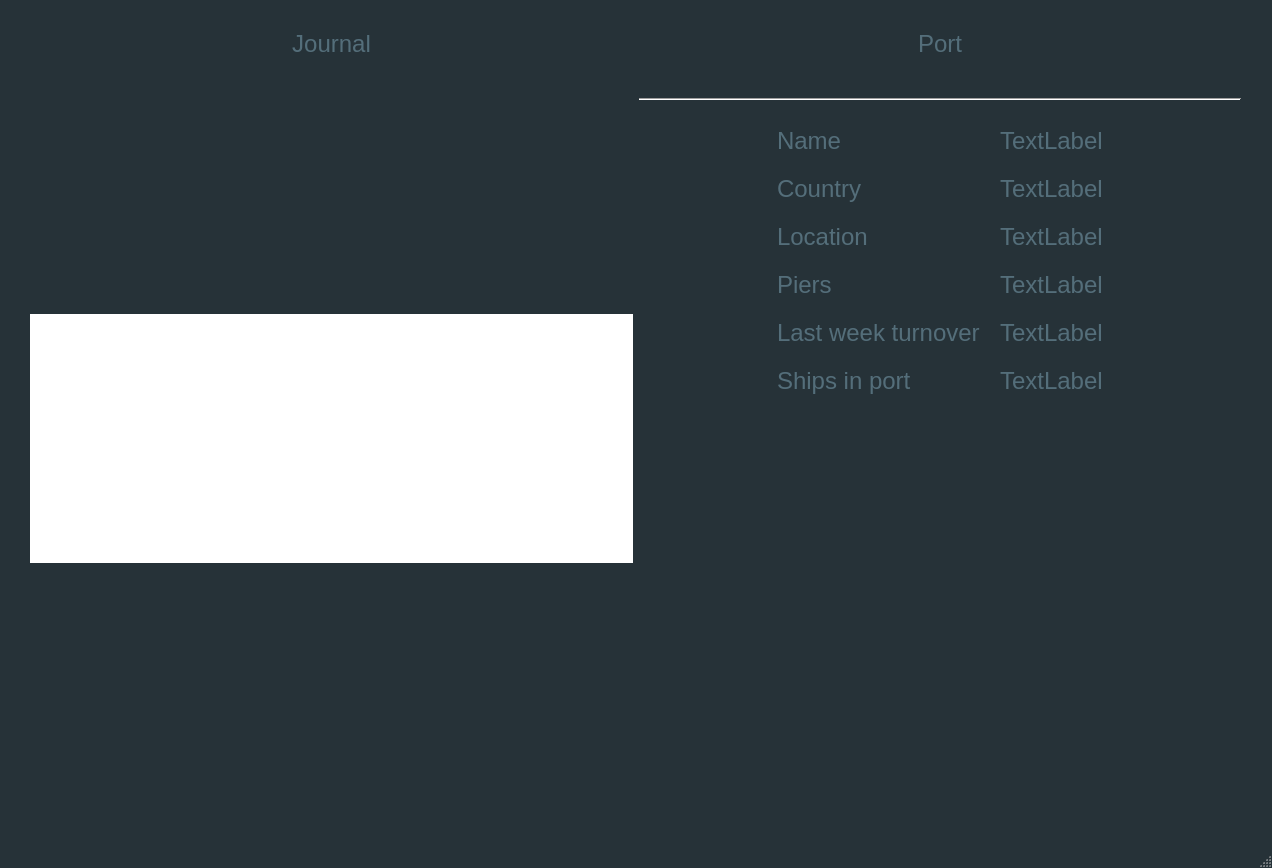
<?xml version="1.0" encoding="UTF-8"?>
<ui version="4.0">
 <class>MainWindow</class>
 <widget class="QMainWindow" name="MainWindow">
  <property name="geometry">
   <rect>
    <x>0</x>
    <y>0</y>
    <width>1272</width>
    <height>868</height>
   </rect>
  </property>
  <property name="sizePolicy">
   <sizepolicy hsizetype="Fixed" vsizetype="Fixed">
    <horstretch>0</horstretch>
    <verstretch>0</verstretch>
   </sizepolicy>
  </property>
  <property name="font">
   <font>
    <family>Roboto</family>
    <pointsize>18</pointsize>
   </font>
  </property>
  <property name="windowTitle">
   <string>MainWindow</string>
  </property>
  <property name="windowIcon">
   <iconset resource="../../resources/images.qrc">
    <normaloff>:/images/icon.png</normaloff>:/images/icon.png</iconset>
  </property>
  <property name="autoFillBackground">
   <bool>false</bool>
  </property>
  <property name="styleSheet">
   <string notr="true">QWidget:window {					/* Borders around the code editor and debug window */
	border: 0px solid #263238;
	background-color: #263238;
}

QToolTip {
	background-color: #80CBC4;
	color: black;
    padding: 5px;
    border-radius: 0;
    opacity: 200;
}

/* ==================== Dialog ==================== */
QLabel {
	background: transparent;
	color: #CFD8DC;				/* Not sure about this one */
}

QDialog, QListView {
	background-color: #263238;
	color: #546E7A;
	outline: 0;
	border: 2px solid transparent;
}

QListView::item:hover {
	color: #AFBDC4;
	background: transparent;
}


QListView::item:selected {
	color: #ffffff;
	background: transparent;
}

/* === QTabBar === */
QTabBar {
	background: #263238;
}

QTabWidget::pane {
	background: transparent;	/* Only at the very bottom of the tabs */
}

QTabBar::tab {
	background: transparent;
	border: 0px solid transparent;
	border-bottom: 2px solid transparent;
	color: #546E7A;
	padding-left: 10px;
	padding-right: 10px;
	padding-top: 3px;
	padding-bottom: 3px;
}

QTabBar::tab:hover {
	background-color: transparent;
	border: 0px solid transparent;
	border-bottom: 2px solid #80CBC4;
	color: #AFBDC4;
}

QTabBar::tab:selected {
	background-color: transparent;
	border: 0px solid transparent;
	border-top: none;
	border-bottom: 2px solid #80CBC4;
	color: #FFFFFF;
}

QStackedWidget {
	background: #263238;	/* This covers a bunch of things, I was thinking about making it transparent, */
							/* but I would have to find all the other elements... but QTabWidget::pane may be it */
}


/* === QGroupBox === */
QGroupBox {
    border: 1px solid transparent;
    margin-top: 1em;
}

QGroupBox::title {
	color: #80CBC4;
    subcontrol-origin: margin;
    left: 6px;
    padding: 0 3px 0 3px;
}

QComboBox {
	color: #546E7A;
	background-color: transparent;
	selection-background-color: transparent;
	outline: 0;
}

QComboBox QAbstractItemView
{    
    selection-background-color: transparent;
	outline: 0;
}

/* === QCheckBox === */
QCheckBox, QRadioButton {
	color: #AFBDC4;
}

QCheckBox::indicator::unchecked  {
	background-color: #263238;
	border: 1px solid #536D79;
}

QRadioButton::indicator::unchecked {
	background-color: #263238;
	border: 1px solid #536D79;
	border-radius: 4px;
}

QCheckBox::indicator::checked, QTreeView::indicator::checked {
	background-color: qradialgradient(cx:0.5, cy:0.5, fx:0.25, fy:0.15, radius:0.3, stop:0 #80CBC4, stop:1 #263238);
	border: 1px solid #536D79;
}

QRadioButton::indicator::checked {
	background-color: qradialgradient(cx:0.5, cy:0.5, fx:0.25, fy:0.15, radius:0.3, stop:0 #80CBC4, stop:1 #263238);
	border: 1px solid #536D79;
	border-radius: 4px;
}

QCheckBox::indicator:disabled, QRadioButton::indicator:disabled, QTreeView::indicator:disabled {
	background-color: #444444;			/* Not sure what this looks like */
}

QCheckBox::indicator::checked:disabled, QRadioButton::indicator::checked:disabled, QTreeView::indicator::checked:disabled {  
	background-color: qradialgradient(cx:0.5, cy:0.5, fx:0.25, fy:0.15, radius:0.3, stop:0 #BBBBBB, stop:1 #444444); /* Not sure what this looks like */
}

QTreeView {
	background-color: transparent;
	color: #546E7A;
	outline: 0;
	border: 0;
}

QTreeView::item:hover {
	background-color: transparent;
	color: #AFBDC4;
}

QTreeView::item:selected {
	background-color: transparent;
	color: #FFFFFF;
}

QTreeView QHeaderView:section {
	background-color: #263238;
	color: #CFD8DC;
	border: 0;
}

QTreeView::indicator:checked {
	background-color: qradialgradient(cx:0.5, cy:0.5, fx:0.25, fy:0.15, radius:0.3, stop:0 #80CBC4, stop:1 #263238);
	border: 1px solid #536D79;
	selection-background-color: transparent;
}

QTreeView::indicator:unchecked {			/* This and the one above style the checkbox in the Options -&gt; Keyboard */
	background-color: #263238;				/* This is still a hover over in blue I can't get rid of */
	border: 1px solid #536D79;
	selection-background-color: transparent;
}

/*QTreeView QScrollBar {
	background-color: #263238
}*/

QTreeView::branch {
	/* Skip - applies to everything */
}

QTreeView::branch:has-siblings:adjoins-item {
	/* Skip - files */
}

QTreeView::branch:has-siblings:!adjoins-item {
	/* Skip - applies to almost all on the left side */
}

QTreeView::branch:closed:has-children:has-siblings {
	background: url('./images/rightarrowgray.png') center center no-repeat;
}

QTreeView::branch:has-children:!has-siblings:closed {
	background: url('./images/rightarrowgray.png') center center no-repeat;
}

QTreeView::branch:!has-children:!has-siblings:adjoins-item {
	/* Skip - files */
}

QTreeView::branch:open:has-children:has-siblings {
	background: url('./images/downarrowgray.png') center center no-repeat;
}

QTreeView::branch:open:has-children:!has-siblings {
	background: url('./images/downarrowgray.png') center center no-repeat;
}

/* === QScrollBar:horizontal === */
QScrollBar:horizontal {
	background: #263238;				/* Background where slider is not */
	height: 10px;
	margin: 0;
}

QScrollBar:vertical {
	background: #263238;				/* Background where slider is not */
	width: 10px;
	margin: 0;
}

QScrollBar::handle:horizontal {
    background: #37474F;					/* Slider color */
    min-width: 16px;
	border-radius: 5px;
}

QScrollBar::handle:vertical {
    background: #37474F;					/* Slider color */
    min-height: 16px;
	border-radius: 5px;
}

QScrollBar::add-page:horizontal, QScrollBar::sub-page:horizontal,
QScrollBar::add-page:vertical, QScrollBar::sub-page:vertical {
	background: none;												/* Removes the dotted background */
}

QScrollBar::add-line:horizontal, QScrollBar::sub-line:horizontal,
QScrollBar::add-line:vertical, QScrollBar::sub-line:vertical {	/* Hides the slider arrows */
      border: none;
      background: none;
}

QPushButton {
	background-color: transparent;
	color: #546E7A;
	border: 1px solid transparent;
	padding: 4px 22px;
}

QPushButton:hover {
	color: #AFBDC4;
}

QPushButton:pressed {
	color: #FFFFFF;
}

QLineEdit {
	background: transparent;
	border: 1px solid transparent;
	border-top: none;
	border-bottom: 2px solid #80CBC4;
	color: #546E7A;
}

QSpinBox {
	background: transparent;
	border: 1px solid transparent;
	color: #546E7A;
}

/*****************************************************************************
Main Screen
*****************************************************************************/
QTreeView {
	background-color: #263238;
}

QMenu {
	background-color: #263238;		/* File Menu Background color */
	color: #546E7A;
}

QMenu::item:selected {
	color: #AFBDC4;
}

QMenu::item:pressed {
	color: #FFFFFF;
}

QMenu::separator {
	height: 1px;
	background: transparent;			/* Could change this to #546E7A and reduce the margin top and bottom to 1px */
	margin-left: 10px;
	margin-right: 10px;
	margin-top: 5px;
	margin-bottom: 5px;
}

/* === QMenuBar === */
QMenuBar {
	background-color: #263238;
	color: #546E7A;
}

QMenuBar::item {
	background: transparent;
}

QMenuBar::item:disabled {
	color: gray;
}

QMenuBar::item:selected {
	color: #AFBDC4;
}

QMenuBar::item:pressed {
	color: #FFFFFF;
}

QToolBar {
	background: #263238;
	border: 1px solid transparent;
}

QToolBar:handle {
	background: transparent;
	border-left: 2px dotted #80CBC4;	/* Fix the 4 handle dots so it doesn't look crappy */
	color: transparent;
}

QToolBar::separator {
	border: 0;
}

/* === QToolButton === */
QToolButton:hover, QToolButton:pressed {
	background-color: transparent;
}

QToolButton::menu-button {
	background: url('./images/downarrowgray.png') center center no-repeat;
	background-color: #263238;												/* This needs to be set to ensure the other brown arrows don't show */
}

QToolButton::menu-button:hover, QToolButton::menu-button:pressed {
	background-color: #263238;
}

QStatusBar {
	background-color: #263238;
}

QLabel {
	color: #546E7A;		/* Text at the bottom right corner of the screen */
}

QToolButton {	/* I don't like how the items depress */
	color: #546E7A;
}

QToolButton:hover, QToolButton:pressed, QToolButton:checked {
	background-color: #263238;
}

QToolButton:hover {
	color: #AFBDC4;

}

QToolButton:checked, QToolButton:pressed {
	color: #FFFFFF;
}


QToolButton {
	border: 1px solid transparent;
	margin: 1px;
}

QToolButton:hover {
	background-color: transparent;				/* I don't like how the down arrows in the top menu bar move down when clicked */
	border: 1px solid transparent;
}

QToolButton[popupMode=&quot;1&quot;] { /* only for MenuButtonPopup */
	padding-right: 20px; /* make way for the popup button */
}

QToolButton::menu-button {
	border-left: 1px solid transparent;
	background: transparent;
    width: 16px;
}

QToolButton::menu-button:hover {
	border-left: 1px solid transparent;
	background: transparent;
    width: 16px;
}

QStatusBar::item {
	color: #546E7A;
	background-color: #263238;
}

QAbstractScrollArea  {	/* Borders around the code editor and debug window */
	border: 0;
}

/*****************************************************************************
Play around with these settings
*****************************************************************************/

/* Force the dialog's buttons to follow the Windows guidelines. */
QDialogButtonBox {
    button-layout: 0;
}

QTabWidget::tab-bar {
	left: 0px; /* Test this out on OS X, it will affect the tabs in the Options Dialog, on OS X they are centered */
}</string>
  </property>
  <property name="tabShape">
   <enum>QTabWidget::Triangular</enum>
  </property>
  <widget class="QWidget" name="centralwidget">
   <property name="font">
    <font>
     <pointsize>18</pointsize>
    </font>
   </property>
   <widget class="QWidget" name="horizontalLayoutWidget_2">
    <property name="geometry">
     <rect>
      <x>30</x>
      <y>30</y>
      <width>1211</width>
      <height>783</height>
     </rect>
    </property>
    <layout class="QHBoxLayout" name="horizontalLayout_2">
     <item>
      <layout class="QVBoxLayout" name="verticalLayout_2">
       <item>
        <widget class="QLabel" name="label_17">
         <property name="font">
          <font>
           <pointsize>18</pointsize>
          </font>
         </property>
         <property name="text">
          <string>Journal</string>
         </property>
         <property name="alignment">
          <set>Qt::AlignCenter</set>
         </property>
        </widget>
       </item>
       <item>
        <spacer name="verticalSpacer_4">
         <property name="orientation">
          <enum>Qt::Vertical</enum>
         </property>
         <property name="sizeHint" stdset="0">
          <size>
           <width>20</width>
           <height>40</height>
          </size>
         </property>
        </spacer>
       </item>
       <item>
        <widget class="QTableWidget" name="tableWidget"/>
       </item>
       <item>
        <spacer name="verticalSpacer_3">
         <property name="orientation">
          <enum>Qt::Vertical</enum>
         </property>
         <property name="sizeHint" stdset="0">
          <size>
           <width>20</width>
           <height>40</height>
          </size>
         </property>
        </spacer>
       </item>
      </layout>
     </item>
     <item>
      <layout class="QVBoxLayout" name="verticalLayout">
       <item>
        <widget class="QLabel" name="port_name_label">
         <property name="font">
          <font>
           <pointsize>18</pointsize>
          </font>
         </property>
         <property name="text">
          <string>Port</string>
         </property>
         <property name="alignment">
          <set>Qt::AlignCenter</set>
         </property>
        </widget>
       </item>
       <item>
        <widget class="QLabel" name="port_view_label">
         <property name="font">
          <font>
           <pointsize>18</pointsize>
          </font>
         </property>
         <property name="text">
          <string/>
         </property>
         <property name="alignment">
          <set>Qt::AlignCenter</set>
         </property>
        </widget>
       </item>
       <item>
        <widget class="Line" name="line">
         <property name="orientation">
          <enum>Qt::Horizontal</enum>
         </property>
        </widget>
       </item>
       <item>
        <widget class="QLabel" name="label_18">
         <property name="text">
          <string/>
         </property>
        </widget>
       </item>
       <item>
        <layout class="QHBoxLayout" name="horizontalLayout">
         <item>
          <spacer name="horizontalSpacer_2">
           <property name="orientation">
            <enum>Qt::Horizontal</enum>
           </property>
           <property name="sizeHint" stdset="0">
            <size>
             <width>40</width>
             <height>20</height>
            </size>
           </property>
          </spacer>
         </item>
         <item>
          <layout class="QFormLayout" name="formLayout_2">
           <property name="formAlignment">
            <set>Qt::AlignHCenter|Qt::AlignTop</set>
           </property>
           <property name="horizontalSpacing">
            <number>20</number>
           </property>
           <property name="verticalSpacing">
            <number>20</number>
           </property>
           <item row="0" column="0">
            <widget class="QLabel" name="label">
             <property name="font">
              <font>
               <pointsize>18</pointsize>
              </font>
             </property>
             <property name="text">
              <string>Name</string>
             </property>
            </widget>
           </item>
           <item row="0" column="1">
            <widget class="QLabel" name="label_3">
             <property name="font">
              <font>
               <pointsize>18</pointsize>
              </font>
             </property>
             <property name="text">
              <string>TextLabel</string>
             </property>
            </widget>
           </item>
           <item row="1" column="0">
            <widget class="QLabel" name="label_2">
             <property name="font">
              <font>
               <pointsize>18</pointsize>
              </font>
             </property>
             <property name="text">
              <string>Country</string>
             </property>
            </widget>
           </item>
           <item row="1" column="1">
            <widget class="QLabel" name="label_10">
             <property name="font">
              <font>
               <pointsize>18</pointsize>
              </font>
             </property>
             <property name="text">
              <string>TextLabel</string>
             </property>
            </widget>
           </item>
           <item row="2" column="0">
            <widget class="QLabel" name="label_4">
             <property name="font">
              <font>
               <pointsize>18</pointsize>
              </font>
             </property>
             <property name="text">
              <string>Location</string>
             </property>
            </widget>
           </item>
           <item row="2" column="1">
            <widget class="QLabel" name="label_11">
             <property name="font">
              <font>
               <pointsize>18</pointsize>
              </font>
             </property>
             <property name="text">
              <string>TextLabel</string>
             </property>
            </widget>
           </item>
           <item row="3" column="0">
            <widget class="QLabel" name="label_5">
             <property name="font">
              <font>
               <pointsize>18</pointsize>
              </font>
             </property>
             <property name="text">
              <string>Piers</string>
             </property>
            </widget>
           </item>
           <item row="3" column="1">
            <widget class="QLabel" name="label_12">
             <property name="font">
              <font>
               <pointsize>18</pointsize>
              </font>
             </property>
             <property name="text">
              <string>TextLabel</string>
             </property>
            </widget>
           </item>
           <item row="4" column="0">
            <widget class="QLabel" name="label_6">
             <property name="font">
              <font>
               <pointsize>18</pointsize>
              </font>
             </property>
             <property name="text">
              <string>Last week turnover</string>
             </property>
            </widget>
           </item>
           <item row="4" column="1">
            <widget class="QLabel" name="label_13">
             <property name="font">
              <font>
               <pointsize>18</pointsize>
              </font>
             </property>
             <property name="text">
              <string>TextLabel</string>
             </property>
            </widget>
           </item>
           <item row="5" column="0">
            <widget class="QLabel" name="label_7">
             <property name="font">
              <font>
               <pointsize>18</pointsize>
              </font>
             </property>
             <property name="text">
              <string>Ships in port</string>
             </property>
            </widget>
           </item>
           <item row="5" column="1">
            <widget class="QLabel" name="label_14">
             <property name="font">
              <font>
               <pointsize>18</pointsize>
              </font>
             </property>
             <property name="text">
              <string>TextLabel</string>
             </property>
            </widget>
           </item>
          </layout>
         </item>
         <item>
          <spacer name="horizontalSpacer">
           <property name="orientation">
            <enum>Qt::Horizontal</enum>
           </property>
           <property name="sizeHint" stdset="0">
            <size>
             <width>40</width>
             <height>20</height>
            </size>
           </property>
          </spacer>
         </item>
        </layout>
       </item>
       <item>
        <spacer name="verticalSpacer">
         <property name="orientation">
          <enum>Qt::Vertical</enum>
         </property>
         <property name="sizeHint" stdset="0">
          <size>
           <width>20</width>
           <height>40</height>
          </size>
         </property>
        </spacer>
       </item>
      </layout>
     </item>
    </layout>
   </widget>
  </widget>
  <widget class="QStatusBar" name="statusbar"/>
 </widget>
 <resources>
  <include location="../../resources/images.qrc"/>
 </resources>
 <connections/>
</ui>
